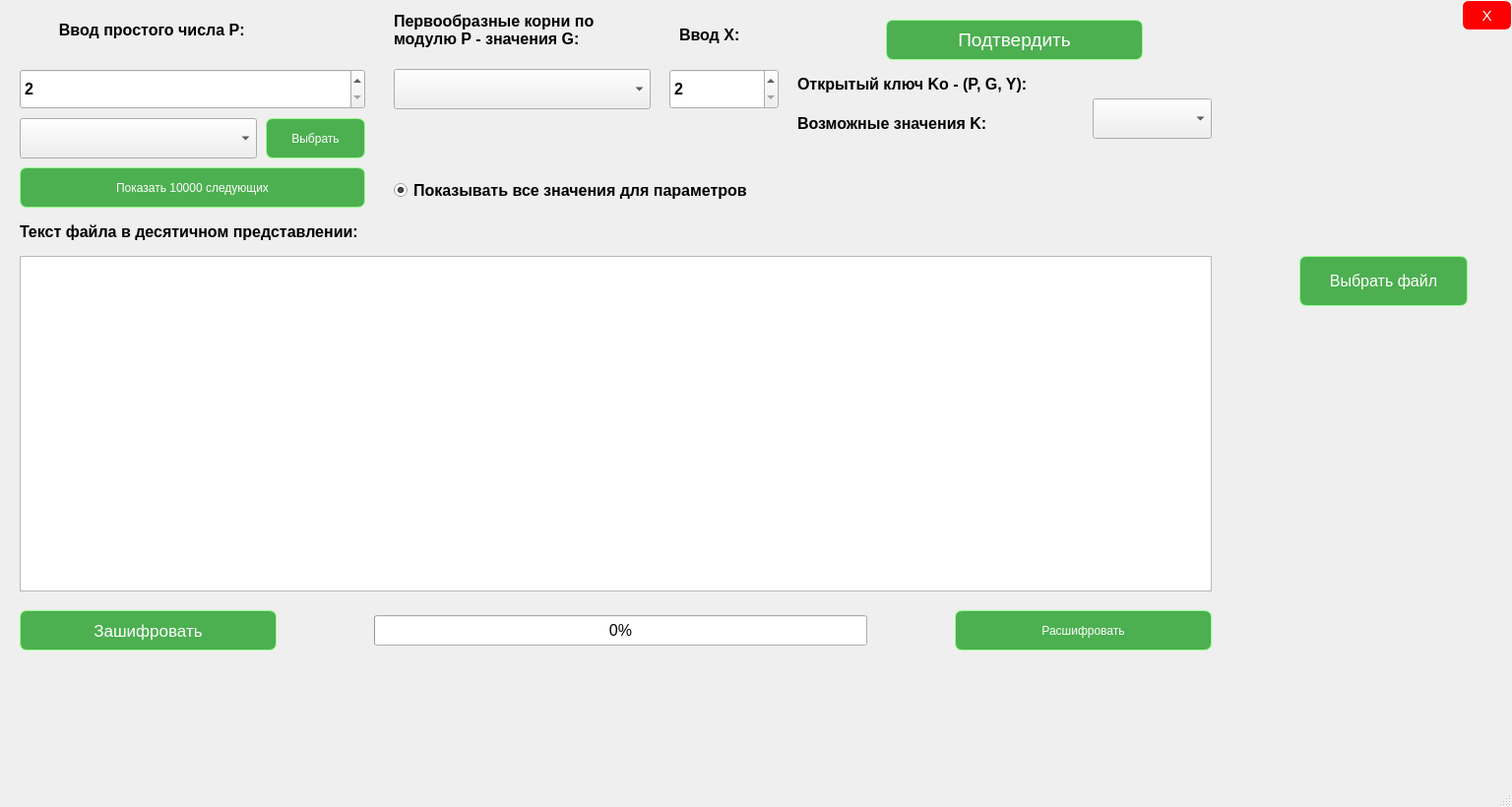
<?xml version="1.0" encoding="UTF-8"?>
<ui version="4.0">
 <class>MainWindow</class>
 <widget class="QMainWindow" name="MainWindow">
  <property name="geometry">
   <rect>
    <x>0</x>
    <y>0</y>
    <width>1536</width>
    <height>820</height>
   </rect>
  </property>
  <property name="windowTitle">
   <string>MainWindow</string>
  </property>
  <widget class="QWidget" name="centralwidget">
   <widget class="QPushButton" name="pushButton_close">
    <property name="geometry">
     <rect>
      <x>1485</x>
      <y>0</y>
      <width>51</width>
      <height>31</height>
     </rect>
    </property>
    <property name="font">
     <font>
      <family>Segoe UI</family>
      <pointsize>11</pointsize>
      <italic>false</italic>
      <bold>false</bold>
     </font>
    </property>
    <property name="styleSheet">
     <string notr="true">QPushButton {
    background-color: red;  /* Задаем цвет фона */
    font: 11pt &quot;Segoe UI&quot;;
    color: white;  /* Задаем цвет текста */
    border: 1px solid white;  /* Задаем толщину и цвет границы */
    border-radius: 7px;  /* Закругляем углы */
    box-shadow: 0px 4px 8px rgba(0, 0, 0, 0.1);  /* Добавляем тень */
    transition: background-color 0.3s, color 0.3s, box-shadow 0.3s, transform 0.3s;  /* Добавляем плавные переходы */
}

QPushButton:hover {
    background-color: rgb(184, 0, 3)  /* Цвет фона при наведении */
    box-shadow: 0px 8px 16px rgba(0, 0, 0, 0.2);  /* Увеличиваем тень при наведении */
    transform: translateY(-2px);  /* Поднимаем кнопку на 2 пикселя */
}

QPushButton:pressed {
    background-color: rgb(154, 1, 3);  /* Цвет фона при нажатии */
    box-shadow: 0px 2px 4px rgba(0, 0, 0, 0.1);  /* Уменьшаем тень при нажатии */
    transform: translateY(2px);  /* Поднимаем кнопку на 2 пикселя при нажатии */
}</string>
    </property>
    <property name="text">
     <string>X</string>
    </property>
   </widget>
   <widget class="QLabel" name="label">
    <property name="geometry">
     <rect>
      <x>20</x>
      <y>0</y>
      <width>341</width>
      <height>61</height>
     </rect>
    </property>
    <property name="font">
     <font>
      <pointsize>12</pointsize>
      <bold>true</bold>
     </font>
    </property>
    <property name="text">
     <string>         Ввод простого числа P:</string>
    </property>
   </widget>
   <widget class="QComboBox" name="comboBox_choose_p">
    <property name="geometry">
     <rect>
      <x>20</x>
      <y>120</y>
      <width>241</width>
      <height>41</height>
     </rect>
    </property>
    <property name="font">
     <font>
      <pointsize>12</pointsize>
      <bold>true</bold>
     </font>
    </property>
    <property name="cursor">
     <cursorShape>PointingHandCursor</cursorShape>
    </property>
   </widget>
   <widget class="QPushButton" name="pushButton_show_new_p">
    <property name="geometry">
     <rect>
      <x>20</x>
      <y>170</y>
      <width>351</width>
      <height>41</height>
     </rect>
    </property>
    <property name="cursor">
     <cursorShape>PointingHandCursor</cursorShape>
    </property>
    <property name="styleSheet">
     <string notr="true">QPushButton {
    background-color: #4CAF50;  /* Задаем цвет фона */
    font: 11pt &quot;Segoe UI&quot;;
    color: white;  /* Задаем цвет текста */
    border: 1px solid rgb(154, 255, 143);  /* Задаем толщину и цвет границы */
    border-radius: 7px;  /* Закругляем углы */
    box-shadow: 0px 4px 8px rgba(0, 0, 0, 0.1);  /* Добавляем тень */
    transition: background-color 0.3s, color 0.3s, box-shadow 0.3s, transform 0.3s;  /* Добавляем плавные переходы */
}

QPushButton:hover {
    background-color: #45a049;  /* Цвет фона при наведении */
    box-shadow: 0px 8px 16px rgba(0, 0, 0, 0.2);  /* Увеличиваем тень при наведении */
    transform: translateY(-2px);  /* Поднимаем кнопку на 2 пикселя */
}

QPushButton:pressed {
    background-color: #39803d;  /* Цвет фона при нажатии */
    box-shadow: 0px 2px 4px rgba(0, 0, 0, 0.1);  /* Уменьшаем тень при нажатии */
    transform: translateY(2px);  /* Поднимаем кнопку на 2 пикселя при нажатии */
}</string>
    </property>
    <property name="text">
     <string>Показать 10000 следующих</string>
    </property>
   </widget>
   <widget class="QPushButton" name="pushButton_choose_p">
    <property name="geometry">
     <rect>
      <x>270</x>
      <y>120</y>
      <width>101</width>
      <height>41</height>
     </rect>
    </property>
    <property name="cursor">
     <cursorShape>PointingHandCursor</cursorShape>
    </property>
    <property name="styleSheet">
     <string notr="true">QPushButton {
    background-color: #4CAF50;  /* Задаем цвет фона */
    font: 11pt &quot;Segoe UI&quot;;
    color: white;  /* Задаем цвет текста */
    border: 1px solid rgb(154, 255, 143);  /* Задаем толщину и цвет границы */
    border-radius: 7px;  /* Закругляем углы */
    box-shadow: 0px 4px 8px rgba(0, 0, 0, 0.1);  /* Добавляем тень */
    transition: background-color 0.3s, color 0.3s, box-shadow 0.3s, transform 0.3s;  /* Добавляем плавные переходы */
}

QPushButton:hover {
    background-color: #45a049;  /* Цвет фона при наведении */
    box-shadow: 0px 8px 16px rgba(0, 0, 0, 0.2);  /* Увеличиваем тень при наведении */
    transform: translateY(-2px);  /* Поднимаем кнопку на 2 пикселя */
}

QPushButton:pressed {
    background-color: #39803d;  /* Цвет фона при нажатии */
    box-shadow: 0px 2px 4px rgba(0, 0, 0, 0.1);  /* Уменьшаем тень при нажатии */
    transform: translateY(2px);  /* Поднимаем кнопку на 2 пикселя при нажатии */
}</string>
    </property>
    <property name="text">
     <string>Выбрать</string>
    </property>
   </widget>
   <widget class="QSpinBox" name="spinBox_p">
    <property name="geometry">
     <rect>
      <x>20</x>
      <y>70</y>
      <width>351</width>
      <height>41</height>
     </rect>
    </property>
    <property name="font">
     <font>
      <pointsize>12</pointsize>
      <bold>true</bold>
     </font>
    </property>
    <property name="minimum">
     <number>2</number>
    </property>
    <property name="maximum">
     <number>2147483647</number>
    </property>
   </widget>
   <widget class="QLabel" name="label_2">
    <property name="geometry">
     <rect>
      <x>400</x>
      <y>0</y>
      <width>261</width>
      <height>61</height>
     </rect>
    </property>
    <property name="font">
     <font>
      <pointsize>12</pointsize>
      <bold>true</bold>
     </font>
    </property>
    <property name="text">
     <string>Первообразные корни по
модулю P - значения G:</string>
    </property>
   </widget>
   <widget class="QComboBox" name="comboBox_choose_g">
    <property name="geometry">
     <rect>
      <x>400</x>
      <y>70</y>
      <width>261</width>
      <height>41</height>
     </rect>
    </property>
    <property name="font">
     <font>
      <pointsize>12</pointsize>
      <bold>true</bold>
     </font>
    </property>
    <property name="cursor">
     <cursorShape>PointingHandCursor</cursorShape>
    </property>
   </widget>
   <widget class="QLabel" name="label_3">
    <property name="geometry">
     <rect>
      <x>690</x>
      <y>20</y>
      <width>81</width>
      <height>31</height>
     </rect>
    </property>
    <property name="font">
     <font>
      <pointsize>12</pointsize>
      <bold>true</bold>
     </font>
    </property>
    <property name="text">
     <string>Ввод X:</string>
    </property>
   </widget>
   <widget class="QSpinBox" name="spinBox_x">
    <property name="geometry">
     <rect>
      <x>680</x>
      <y>70</y>
      <width>111</width>
      <height>41</height>
     </rect>
    </property>
    <property name="font">
     <font>
      <pointsize>12</pointsize>
      <bold>true</bold>
     </font>
    </property>
    <property name="minimum">
     <number>2</number>
    </property>
    <property name="maximum">
     <number>2147483647</number>
    </property>
   </widget>
   <widget class="QPushButton" name="pushButton_confirm">
    <property name="geometry">
     <rect>
      <x>900</x>
      <y>20</y>
      <width>261</width>
      <height>41</height>
     </rect>
    </property>
    <property name="font">
     <font>
      <family>Segoe UI</family>
      <pointsize>14</pointsize>
      <italic>false</italic>
      <bold>false</bold>
     </font>
    </property>
    <property name="cursor">
     <cursorShape>PointingHandCursor</cursorShape>
    </property>
    <property name="styleSheet">
     <string notr="true">QPushButton {
    background-color: #4CAF50;  /* Задаем цвет фона */
    font: 14pt &quot;Segoe UI&quot;;
    color: white;  /* Задаем цвет текста */
    border: 1px solid rgb(154, 255, 143);  /* Задаем толщину и цвет границы */
    border-radius: 7px;  /* Закругляем углы */
    box-shadow: 0px 4px 8px rgba(0, 0, 0, 0.1);  /* Добавляем тень */
    transition: background-color 0.3s, color 0.3s, box-shadow 0.3s, transform 0.3s;  /* Добавляем плавные переходы */
}

QPushButton:hover {
    background-color: #45a049;  /* Цвет фона при наведении */
    box-shadow: 0px 8px 16px rgba(0, 0, 0, 0.2);  /* Увеличиваем тень при наведении */
    transform: translateY(-2px);  /* Поднимаем кнопку на 2 пикселя */
}

QPushButton:pressed {
    background-color: #39803d;  /* Цвет фона при нажатии */
    box-shadow: 0px 2px 4px rgba(0, 0, 0, 0.1);  /* Уменьшаем тень при нажатии */
    transform: translateY(2px);  /* Поднимаем кнопку на 2 пикселя при нажатии */
}</string>
    </property>
    <property name="text">
     <string>Подтвердить</string>
    </property>
   </widget>
   <widget class="QLabel" name="label_4">
    <property name="geometry">
     <rect>
      <x>810</x>
      <y>70</y>
      <width>291</width>
      <height>31</height>
     </rect>
    </property>
    <property name="font">
     <font>
      <pointsize>12</pointsize>
      <bold>true</bold>
     </font>
    </property>
    <property name="text">
     <string>Открытый ключ Ko - (P, G, Y):</string>
    </property>
   </widget>
   <widget class="QLabel" name="label_Ko">
    <property name="geometry">
     <rect>
      <x>1110</x>
      <y>70</y>
      <width>291</width>
      <height>31</height>
     </rect>
    </property>
    <property name="font">
     <font>
      <pointsize>12</pointsize>
      <bold>true</bold>
     </font>
    </property>
    <property name="text">
     <string/>
    </property>
   </widget>
   <widget class="QComboBox" name="comboBox_K">
    <property name="geometry">
     <rect>
      <x>1110</x>
      <y>100</y>
      <width>121</width>
      <height>41</height>
     </rect>
    </property>
    <property name="font">
     <font>
      <pointsize>12</pointsize>
      <bold>true</bold>
     </font>
    </property>
    <property name="cursor">
     <cursorShape>PointingHandCursor</cursorShape>
    </property>
   </widget>
   <widget class="QLabel" name="label_5">
    <property name="geometry">
     <rect>
      <x>810</x>
      <y>110</y>
      <width>261</width>
      <height>31</height>
     </rect>
    </property>
    <property name="font">
     <font>
      <pointsize>12</pointsize>
      <bold>true</bold>
     </font>
    </property>
    <property name="text">
     <string>Возможные значения K:</string>
    </property>
   </widget>
   <widget class="QTextEdit" name="textEdit_text_of_cypher">
    <property name="geometry">
     <rect>
      <x>20</x>
      <y>260</y>
      <width>1211</width>
      <height>341</height>
     </rect>
    </property>
   </widget>
   <widget class="QLabel" name="label_6">
    <property name="geometry">
     <rect>
      <x>20</x>
      <y>220</y>
      <width>431</width>
      <height>31</height>
     </rect>
    </property>
    <property name="font">
     <font>
      <pointsize>12</pointsize>
      <bold>true</bold>
     </font>
    </property>
    <property name="text">
     <string>Текст файла в десятичном представлении:</string>
    </property>
   </widget>
   <widget class="QPushButton" name="pushButton_encypher">
    <property name="geometry">
     <rect>
      <x>20</x>
      <y>620</y>
      <width>261</width>
      <height>41</height>
     </rect>
    </property>
    <property name="font">
     <font>
      <family>Segoe UI</family>
      <pointsize>13</pointsize>
      <italic>false</italic>
      <bold>false</bold>
     </font>
    </property>
    <property name="cursor">
     <cursorShape>PointingHandCursor</cursorShape>
    </property>
    <property name="styleSheet">
     <string notr="true">QPushButton {
    background-color: #4CAF50;  /* Задаем цвет фона */
    font: 13pt &quot;Segoe UI&quot;;
    color: white;  /* Задаем цвет текста */
    border: 1px solid rgb(154, 255, 143);  /* Задаем толщину и цвет границы */
    border-radius: 7px;  /* Закругляем углы */
    box-shadow: 0px 4px 8px rgba(0, 0, 0, 0.1);  /* Добавляем тень */
    transition: background-color 0.3s, color 0.3s, box-shadow 0.3s, transform 0.3s;  /* Добавляем плавные переходы */
}

QPushButton:hover {
    background-color: #45a049;  /* Цвет фона при наведении */
    box-shadow: 0px 8px 16px rgba(0, 0, 0, 0.2);  /* Увеличиваем тень при наведении */
    transform: translateY(-2px);  /* Поднимаем кнопку на 2 пикселя */
}

QPushButton:pressed {
    background-color: #39803d;  /* Цвет фона при нажатии */
    box-shadow: 0px 2px 4px rgba(0, 0, 0, 0.1);  /* Уменьшаем тень при нажатии */
    transform: translateY(2px);  /* Поднимаем кнопку на 2 пикселя при нажатии */
}</string>
    </property>
    <property name="text">
     <string>Зашифровать</string>
    </property>
   </widget>
   <widget class="QPushButton" name="pushButton_decypher">
    <property name="geometry">
     <rect>
      <x>970</x>
      <y>620</y>
      <width>261</width>
      <height>41</height>
     </rect>
    </property>
    <property name="cursor">
     <cursorShape>PointingHandCursor</cursorShape>
    </property>
    <property name="styleSheet">
     <string notr="true">QPushButton {
    background-color: #4CAF50;  /* Задаем цвет фона */
    font: 13pt &quot;Segoe UI&quot;;
    color: white;  /* Задаем цвет текста */
    border: 1px solid rgb(154, 255, 143);  /* Задаем толщину и цвет границы */
    border-radius: 7px;  /* Закругляем углы */
    box-shadow: 0px 4px 8px rgba(0, 0, 0, 0.1);  /* Добавляем тень */
    transition: background-color 0.3s, color 0.3s, box-shadow 0.3s, transform 0.3s;  /* Добавляем плавные переходы */
}

QPushButton:hover {
    background-color: #45a049;  /* Цвет фона при наведении */
    box-shadow: 0px 8px 16px rgba(0, 0, 0, 0.2);  /* Увеличиваем тень при наведении */
    transform: translateY(-2px);  /* Поднимаем кнопку на 2 пикселя */
}

QPushButton:pressed {
    background-color: #39803d;  /* Цвет фона при нажатии */
    box-shadow: 0px 2px 4px rgba(0, 0, 0, 0.1);  /* Уменьшаем тень при нажатии */
    transform: translateY(2px);  /* Поднимаем кнопку на 2 пикселя при нажатии */
}</string>
    </property>
    <property name="text">
     <string>Расшифровать</string>
    </property>
   </widget>
   <widget class="QPushButton" name="pushButton_choose_file">
    <property name="geometry">
     <rect>
      <x>1320</x>
      <y>260</y>
      <width>171</width>
      <height>51</height>
     </rect>
    </property>
    <property name="font">
     <font>
      <family>Segoe UI</family>
      <pointsize>12</pointsize>
      <italic>false</italic>
      <bold>false</bold>
     </font>
    </property>
    <property name="styleSheet">
     <string notr="true">QPushButton {
    background-color: #4CAF50;  /* Задаем цвет фона */
    font: 12pt &quot;Segoe UI&quot;;
    color: white;  /* Задаем цвет текста */
    border: 1px solid rgb(154, 255, 143);  /* Задаем толщину и цвет границы */
    border-radius: 7px;  /* Закругляем углы */
    box-shadow: 0px 4px 8px rgba(0, 0, 0, 0.1);  /* Добавляем тень */
    transition: background-color 0.3s, color 0.3s, box-shadow 0.3s, transform 0.3s;  /* Добавляем плавные переходы */
}

QPushButton:hover {
    background-color: #45a049;  /* Цвет фона при наведении */
    box-shadow: 0px 8px 16px rgba(0, 0, 0, 0.2);  /* Увеличиваем тень при наведении */
    transform: translateY(-2px);  /* Поднимаем кнопку на 2 пикселя */
}

QPushButton:pressed {
    background-color: #39803d;  /* Цвет фона при нажатии */
    box-shadow: 0px 2px 4px rgba(0, 0, 0, 0.1);  /* Уменьшаем тень при нажатии */
    transform: translateY(2px);  /* Поднимаем кнопку на 2 пикселя при нажатии */
}</string>
    </property>
    <property name="text">
     <string>Выбрать файл</string>
    </property>
   </widget>
   <widget class="QRadioButton" name="radioButton_show_all">
    <property name="geometry">
     <rect>
      <x>400</x>
      <y>180</y>
      <width>451</width>
      <height>26</height>
     </rect>
    </property>
    <property name="font">
     <font>
      <pointsize>12</pointsize>
      <bold>true</bold>
     </font>
    </property>
    <property name="text">
     <string>Показывать все значения для параметров</string>
    </property>
    <property name="checked">
     <bool>true</bool>
    </property>
   </widget>
   <widget class="QProgressBar" name="progressBar">
    <property name="geometry">
     <rect>
      <x>380</x>
      <y>625</y>
      <width>501</width>
      <height>31</height>
     </rect>
    </property>
    <property name="font">
     <font>
      <pointsize>12</pointsize>
      <bold>false</bold>
     </font>
    </property>
    <property name="value">
     <number>0</number>
    </property>
   </widget>
  </widget>
  <widget class="QMenuBar" name="menubar">
   <property name="geometry">
    <rect>
     <x>0</x>
     <y>0</y>
     <width>1536</width>
     <height>25</height>
    </rect>
   </property>
  </widget>
  <widget class="QStatusBar" name="statusbar"/>
 </widget>
 <resources/>
 <connections/>
</ui>
